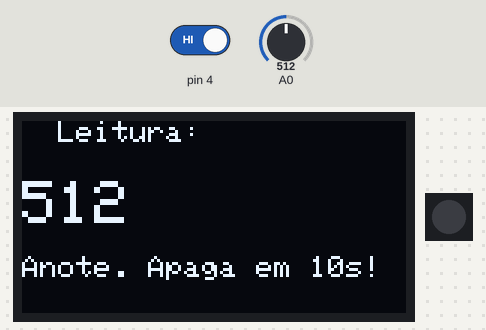
A sketch run on a simulated Arduino Uno, built with avr-gcc and run on an emulated ATmega328P. On the bench: 128×64 one-colour display, 1 RGB LEDs in strip order, left to right. The test bench sets the inputs (shaded band); at power-on: A0 = 512, pin 4 HIGH.

Above: at 1.8 s.
1.9 s: A0 set to 716
At 13.5 s:
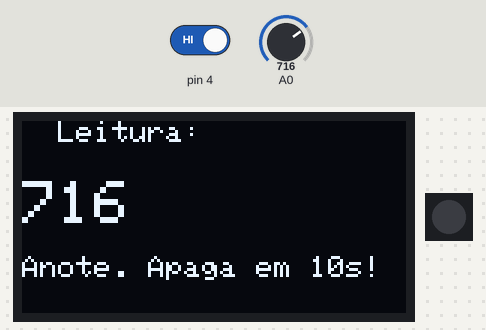
13.8 s: A0 set to 900
At 24.5 s:
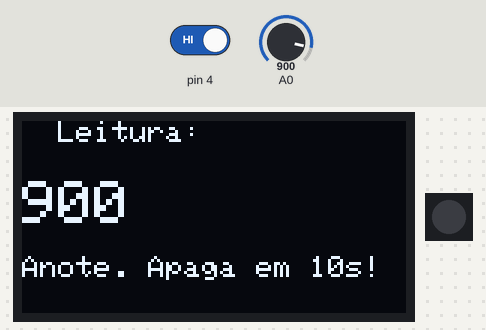
25.0 s: A0 set to 1023
At 35.6 s:
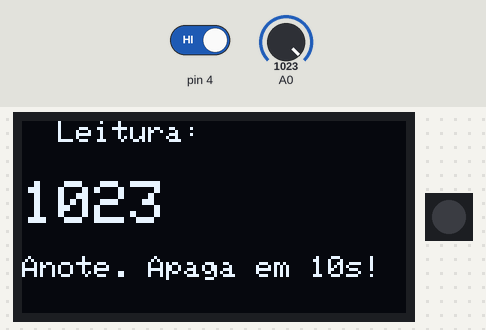
36.2 s: pin 4 driven LOW
At 45.5 s:
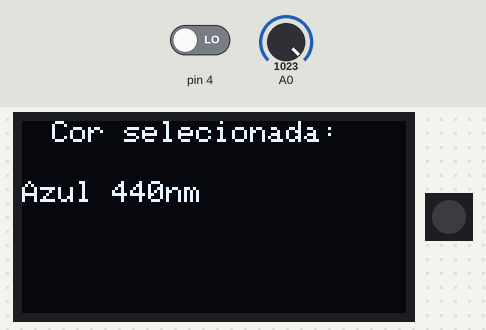
47.4 s: pin 4 driven HIGH
58.6 s: pin 4 driven LOW
At 67.7 s:
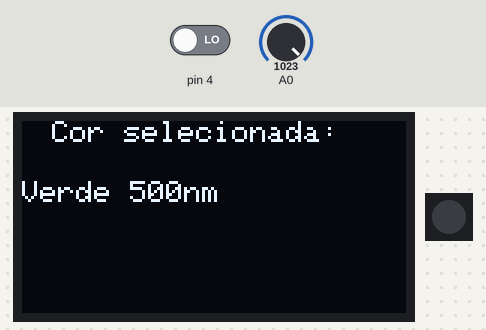
Timing chart, 0 to 69.2 s (numbered marks = the images above; inputs shaded):
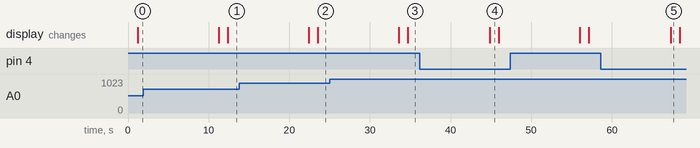

The sketch:

Espectrofotometro_RGB.ino
```cpp
#include <Wire.h> // Bibliotecas para o I2C
#include <Adafruit_GFX.h> // Biblioteca para itens graficos (fontes, figuras)
#include <Adafruit_SSD1306.h> // Biblioteca da tela OLED
#include <Adafruit_NeoPixel.h> // Biblioteca do LED RGB
#define I2C_ADDRESS 0x3C // Endereco I2C da tela
Adafruit_NeoPixel ledRGB(1, 3, NEO_GRB + NEO_KHZ800); // Configura o LED
Adafruit_SSD1306 oled(128, 64, &Wire, -1); // Configura a tela OLED
int indice = 1; // Variáveis usadas
int leitura;
long acumula;
long media;

void setup() {
  Wire.begin();
  oled.begin(SSD1306_SWITCHCAPVCC, 0x3C); // Atencao ao endereco 0x3C
  oled.setTextColor(WHITE);               // pode ser diferente
  oled.setTextSize(1);
  pinMode(4, INPUT_PULLUP);
  oled.clearDisplay();
  ledRGB.begin();
}

void loop() {
  if (!digitalRead(4)) // Se o botao for apertado...
  {
    oled.clearDisplay();  // Apaga a tela
    delay(100);
    indice = indice + 1;    // Incrementa o indice de cores
    if (indice > 6) {
      indice = 1;
    }
  }
  oled.setCursor(10, 0);
  oled.print("Cor selecionada:");
  switch (indice)  // Mostra a cor selecionada
  {
    case 1:
      oled.setCursor(0, 20);
      oled.print("Violeta 380nm");
      oled.display();
      ledRGB.setPixelColor(1, ledRGB.Color(97, 0, 97));
      break;
    case 2:
      oled.setCursor(0, 20);
      oled.print("Azul 440nm");
      oled.display();
      ledRGB.setPixelColor(1, ledRGB.Color(255, 0, 0));
      break;
    case 3:
      oled.setCursor(0, 20);
      oled.print("Verde 500nm");
      oled.display();
      ledRGB.setPixelColor(1, ledRGB.Color(0, 255, 0));
      break;
    case 4:
      oled.setCursor(0, 20);
      oled.print("Amarelo 580nm");
      oled.display();
      ledRGB.setPixelColor(1, ledRGB.Color(0, 255, 255));
      break;
    case 5:
      oled.setCursor(0, 20);
      oled.print("Laranja 600nm");
      oled.display();
      ledRGB.setPixelColor(1, ledRGB.Color(0, 127, 255));
      break;
    case 6:
      oled.setCursor(0, 20);
      oled.print("Vermelho 700nm");
      oled.display();
      ledRGB.setPixelColor(1, ledRGB.Color(0, 0, 255));
      break;
  }
  acumula = 0;
  media = 0;
  delay(1000);
  for (int b = 0; b < 100; b++) {  // Faz 100 leituras...
    leitura = analogRead(A0);
    acumula = acumula + leitura;
    delay(1);
  }
  media = (int)(acumula / 100); // ... e calcula a media delas
  oled.clearDisplay();  // Mostra o resultado na tela
  oled.setCursor(0, 0);
  oled.print("  Leitura:  ");
  oled.setCursor(0, 20);
  oled.setTextSize(2);
  oled.print(media);
  oled.setTextSize(1);
  oled.setCursor(0, 45);
  oled.print("Anote. Apaga em 10s!");
  oled.display();
  delay(10000);
  oled.clearDisplay();
}
```

Measured:
- after the input at 1.9 s, the display: first differs from a run without the input after 10.5 s (image 1)
- after the input at 13.8 s, the display: first differs from a run without the input after 9.7 s (image 2)
- after the input at 25.0 s, the display: first differs from a run without the input after 9.7 s (image 3)
- after the input at 36.2 s, the display: changes after 8.6 s (image 4)
- after the input at 58.6 s, the display: changes after 8.7 s (image 5)
- what the display in image 4 shows lasts 1.2 s, from 44.8 s to 46.0 s
